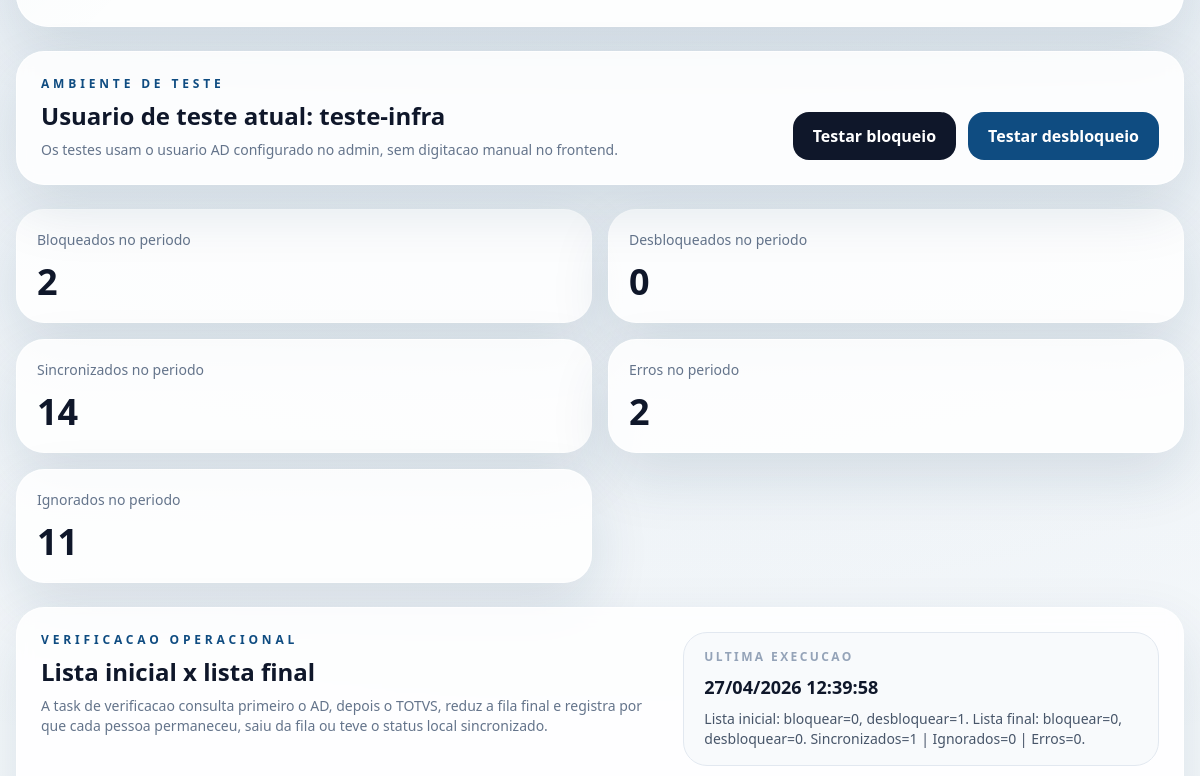
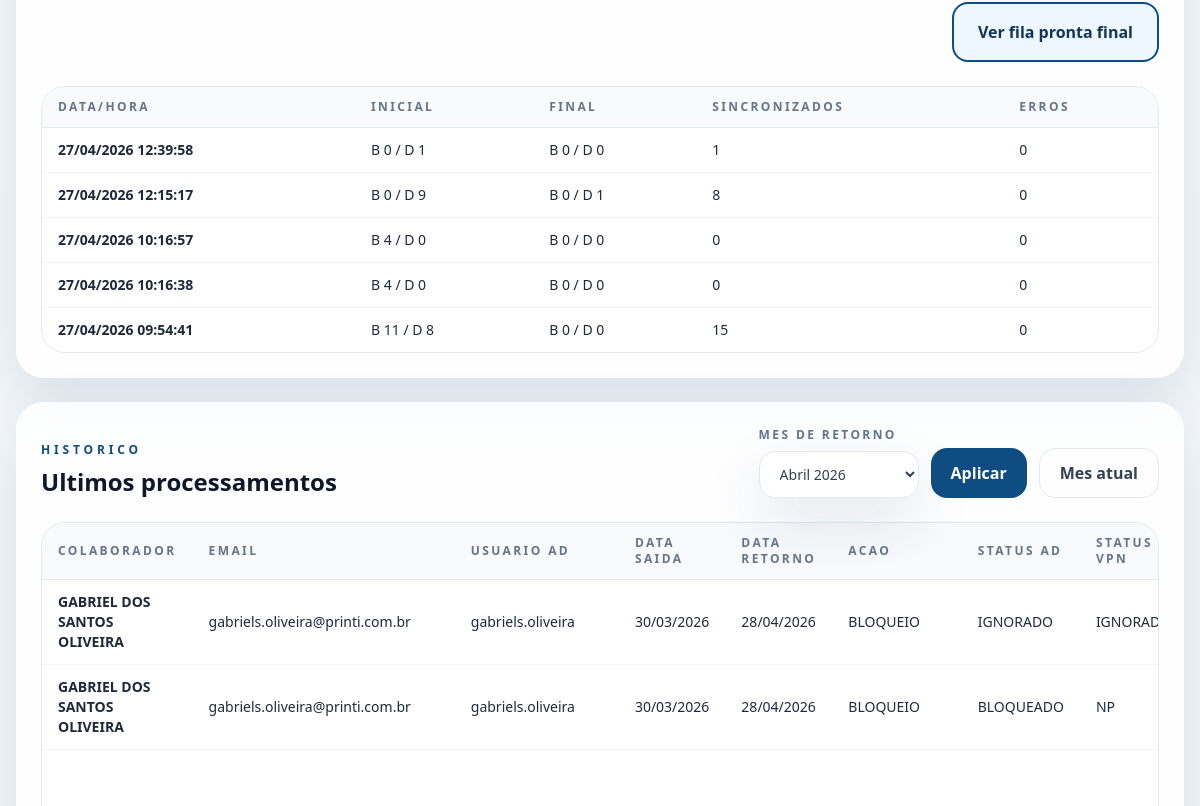
/block/ (signed in, middle part), run on an earlier commit of the app's database (2 pictures, top to bottom).
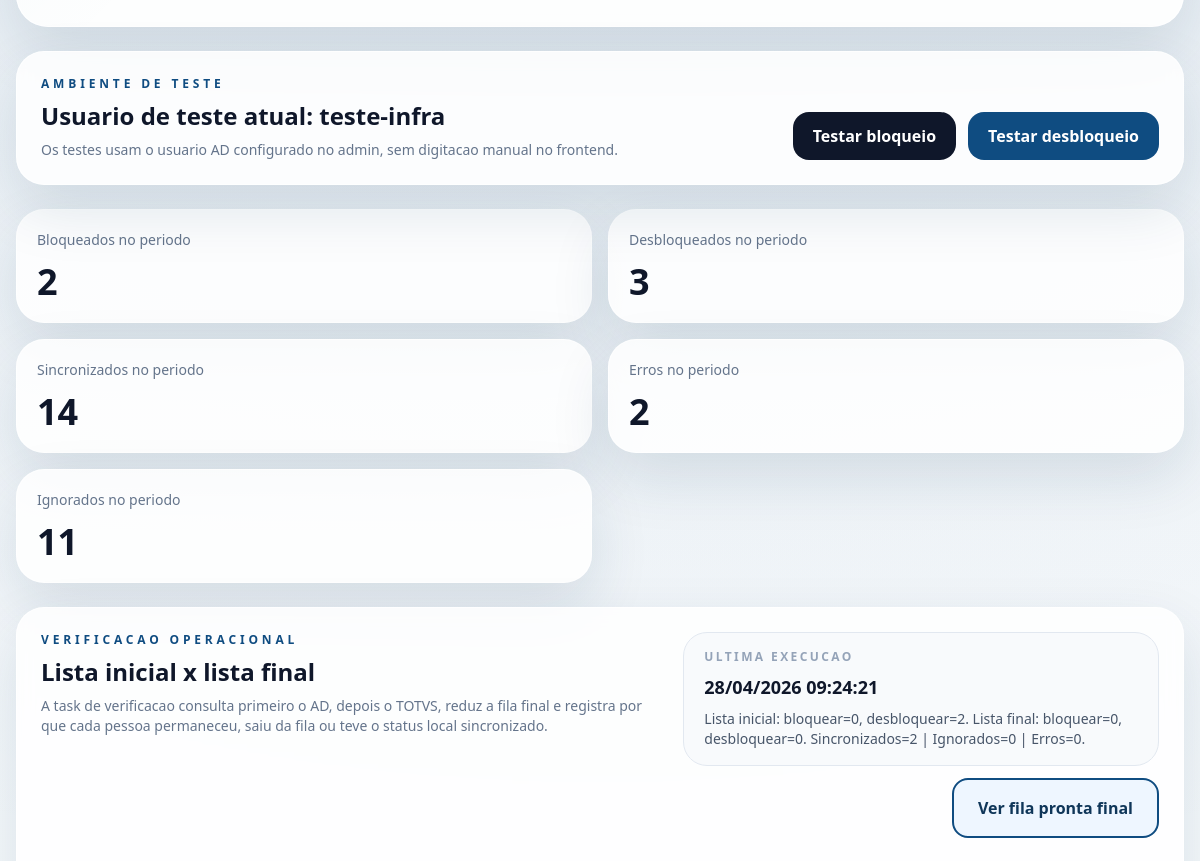
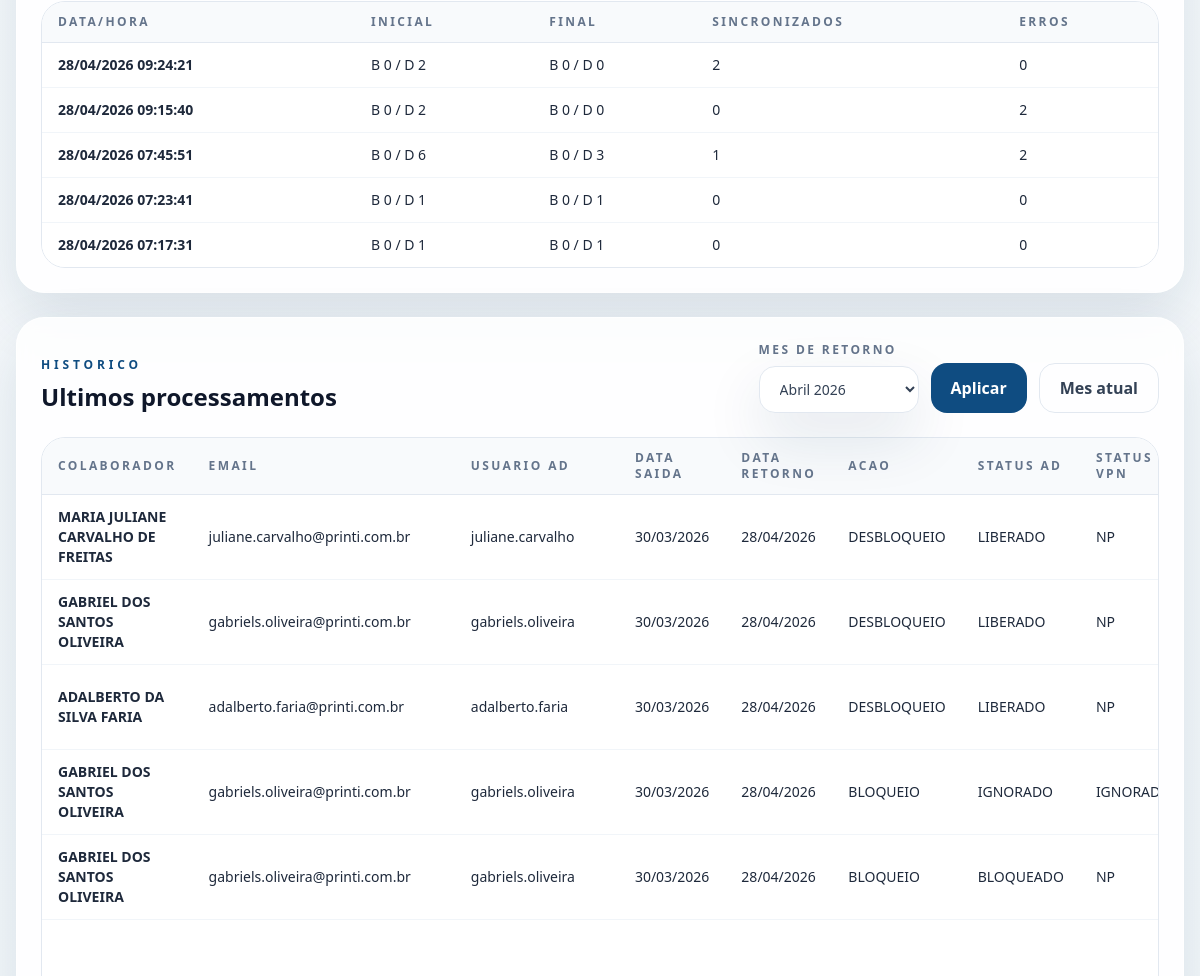
And on a later commit of the database (2 pictures, top to bottom).
### apps/block/models.py (models this page shows, shortened)
class BlockVerificationRun(models.Model):
    STATUS_SUCCESS = "SUCCESS"
    STATUS_ERROR = "ERROR"
    started_at = models.DateTimeField(auto_now_add=True, db_index=True)
    finished_at = models.DateTimeField(blank=True, null=True)
    status = models.CharField(max_length=20, default=STATUS_SUCCESS)
    total_inicial_bloqueio = models.PositiveIntegerField(default=0)
    total_inicial_desbloqueio = models.PositiveIntegerField(default=0)
    total_final_bloqueio = models.PositiveIntegerField(default=0)
    total_final_desbloqueio = models.PositiveIntegerField(default=0)
    total_sincronizados = models.PositiveIntegerField(default=0)
    total_ignorados = models.PositiveIntegerField(default=0)
    total_erros = models.PositiveIntegerField(default=0)
    summary_message = models.TextField(blank=True)
    class Meta:
        db_table = "block_verification_runs"
        ordering = ["-started_at"]
        verbose_name = "Verificação operacional do block"
        verbose_name_plural = "Verificações operacionais do block"

class BlockProcessing(models.Model):
    colaborador_id = models.IntegerField(db_index=True)
    usuario_ad = models.CharField(max_length=150, blank=True)
    email = models.EmailField(blank=True)
    acao = models.CharField(max_length=20)
    data_saida = models.DateField(blank=True, null=True)
    data_retorno = models.DateField(blank=True, null=True)
    ad_status = models.CharField(max_length=50, blank=True)
    vpn_status = models.CharField(max_length=50, blank=True)
    totvs_status = models.CharField(max_length=50, blank=True)
    resultado = models.CharField(max_length=20)
    mensagem = models.TextField(blank=True)
    executado_em = models.DateTimeField(auto_now_add=True, db_index=True)
    class Meta:
        db_table = "block_processings"
        ordering = ["-executado_em"]
        verbose_name = "Processamento Block"
        verbose_name_plural = "Processamentos Block"

### apps/people/models.py (models this page shows, shortened)
class Colaborador(models.Model):
    nome = models.CharField(max_length=255)
    email = models.EmailField(blank=True, null=True)
    login_ad = models.CharField(max_length=150, blank=True, null=True)
    departamento = models.CharField(max_length=255, blank=True, null=True)
    gestor = models.CharField(max_length=255, blank=True, null=True)
    ativo = models.BooleanField(default=True)
    created_at = models.DateTimeField(blank=True, null=True)
    updated_at = models.DateTimeField(blank=True, null=True)
    class Meta:
        managed = False
        db_table = "colaboradores"
        ordering = ["nome"]
        verbose_name = "Colaborador"
        verbose_name_plural = "Colaboradores"

### apps/block/views.py (the view)
@login_required
def index(request):
    service = BlockPreviewService()
    reference = request.GET.get("reference", "")
    context = service.dashboard_data_filtrada(reference=reference)
    return render(request, "block/index.html", context)

### apps/block/preview_service.py (called while the page is built)
    def _parse_reference(self, reference: str | None) -> tuple[int, int]:
        today = timezone.localdate()
        if not reference:
            return today.year, today.month
        try:
            year_str, month_str = reference.split("-", 1)
            year = int(year_str)
            month = int(month_str)
            if 1 <= month <= 12:
                return year, month
        except (TypeError, ValueError):
            pass
        return today.year, today.month

    def _referencias_retorno(self) -> list[dict]:
        labels = [
            "Janeiro",
            "Fevereiro",
            "Março",
            "Abril",
            "Maio",
            "Junho",
            "Julho",
            "Agosto",
            "Setembro",
            "Outubro",
            "Novembro",
            "Dezembro",
        ]
        return [
            {
                "value": f"{year:04d}-{month:02d}",
                "label": f"{labels[month - 1]} {year}",
            }
            for year, month in self.repository.listar_referencias_retorno(limit=12)
        ]

### apps/core/context_processors.py (called while the page is built)
def global_settings(request):
    return {"operational_settings": OperationalSettings.get_solo()}

### templates/block/index.html (shortened to what the changed rows need)
{% extends "base.html" %}
{% block content %}
<section class="space-y-6">
  <section class="grid gap-4 md:grid-cols-2 xl:grid-cols-5">
    <article class="rounded-[28px] border border-white/70 bg-white/85 p-5 shadow-soft">
      <p class="text-sm text-slate-500">Desbloqueados no periodo</p>
      <p class="mt-3 text-4xl font-black text-slate-900">{{ resumo.desbloqueados_periodo }}</p>
    </article>
  </section>
  <section class="rounded-[28px] border border-white/70 bg-white/85 p-6 shadow-soft backdrop-blur">
    <div class="flex flex-col gap-4 lg:flex-row lg:items-start lg:justify-between">
      <div class="flex flex-col gap-3 lg:items-end">
        {% if ultima_verificacao %}
          <div class="rounded-3xl border border-slate-200 bg-slate-50 px-5 py-4 text-sm text-slate-600">
            <p class="text-xs font-semibold uppercase tracking-[0.2em] text-slate-400">Ultima execucao</p>
            <p class="mt-2 text-lg font-bold text-slate-900">{{ ultima_verificacao.started_at|date:"d/m/Y H:i:s" }}</p>
            <p class="mt-2">{{ ultima_verificacao.summary_message }}</p>
          </div>
          <button
            class="w-full rounded-2xl border-2 border-brand-500 bg-brand-50 px-6 py-4 font-bold text-brand-700 transition hover:bg-brand-500 hover:text-white lg:w-auto"
            hx-get="{% url 'block:verification_modal' %}"
            hx-target="#block-preview-modal-root"
            hx-swap="innerHTML"
          >
            Ver fila pronta final
          </button>
        {% endif %}
      </div>
    </div>
    <div class="mt-6">
      <div class="overflow-x-auto rounded-3xl border border-slate-200">
        <table class="min-w-full divide-y divide-slate-200 text-sm">
          <thead class="bg-slate-50 text-left text-xs uppercase tracking-[0.2em] text-slate-500">
            <tr>
              <th class="px-4 py-3">Data/Hora</th>
              <th class="px-4 py-3">Inicial</th>
              <th class="px-4 py-3">Final</th>
              <th class="px-4 py-3">Sincronizados</th>
              <th class="px-4 py-3">Erros</th>
            </tr>
          </thead>
          <tbody class="divide-y divide-slate-100 bg-white">
            {% for run in ultimas_verificacoes %}
              <tr class="hover:bg-slate-50/80">
                <td class="px-4 py-3 font-semibold text-slate-800">{{ run.started_at|date:"d/m/Y H:i:s" }}</td>
                <td class="px-4 py-3">B {{ run.total_inicial_bloqueio }} / D {{ run.total_inicial_desbloqueio }}</td>
                <td class="px-4 py-3">B {{ run.total_final_bloqueio }} / D {{ run.total_final_desbloqueio }}</td>
                <td class="px-4 py-3">{{ run.total_sincronizados }}</td>
                <td class="px-4 py-3">{{ run.total_erros }}</td>
              </tr>
            {% empty %}
              <tr>
                <td colspan="5" class="px-4 py-8 text-center text-slate-500">Nenhuma verificacao operacional registrada ainda.</td>
              </tr>
            {% endfor %}
          </tbody>
        </table>
      </div>
    </div>
  </section>
  <section class="rounded-[28px] border border-white/70 bg-white/85 p-6 shadow-soft backdrop-blur">
    <div class="mt-6 overflow-x-auto rounded-3xl border border-slate-200">
      <table class="min-w-[1320px] divide-y divide-slate-200 text-sm">
        <thead class="bg-slate-50 text-left text-xs uppercase tracking-[0.2em] text-slate-500">
          <tr>
            <th class="px-4 py-3">Colaborador</th>
            <th class="px-4 py-3">Email</th>
            <th class="px-4 py-3">Usuario AD</th>
            <th class="px-4 py-3">Data saida</th>
            <th class="px-4 py-3">Data retorno</th>
            <th class="px-4 py-3">Acao</th>
            <th class="px-4 py-3">Status AD</th>
            <th class="px-4 py-3">Status VPN</th>
          </tr>
        </thead>
        <tbody class="divide-y divide-slate-100 bg-white">
          {% for row in ultimos_processamentos %}
            <tr class="hover:bg-slate-50/80">
              <td class="px-4 py-3 font-semibold text-slate-800">{{ row.colaborador }}</td>
              <td class="px-4 py-3">{{ row.email|default:"-" }}</td>
              <td class="px-4 py-3">{{ row.usuario_ad|default:"-" }}</td>
              <td class="px-4 py-3">{{ row.data_saida|date:"d/m/Y"|default:"-" }}</td>
              <td class="px-4 py-3">{{ row.data_retorno|date:"d/m/Y"|default:"-" }}</td>
              <td class="px-4 py-3">{{ row.acao_executada }}</td>
              <td class="px-4 py-3">{{ row.status_ad|default:"-" }}</td>
              <td class="px-4 py-3">{{ row.status_vpn|default:"-" }}</td>
            </tr>
          {% empty %}
            <tr>
              <td colspan="12" class="px-4 py-8 text-center text-slate-500">Nenhum processamento registrado ainda.</td>
            </tr>
          {% endfor %}
        </tbody>
      </table>
    </div>
  </section>
</section>
{% endblock %}

What changed in the data, as far as the page shows it:
no longer on this page (row unchanged): BlockVerificationRun: started_at "27/04/2026 12:39:58", summary_message "Lista inicial: bloquear=0, desbloquear=1. Lista final: bloquear=0, desbloquear=0. Sincronizados=1 | Ignorados=0 | Erros=0.", total_inicial_bloqueio "0", total_inicial_desbloqueio "1", total_final_bloqueio "0", total_final_desbloqueio "0", total_sincronizados "1", total_erros "0"
no longer on this page (row unchanged): BlockVerificationRun: started_at "27/04/2026 12:15:17", total_inicial_bloqueio "0", total_inicial_desbloqueio "9", total_final_bloqueio "0", total_final_desbloqueio "1", total_sincronizados "8", total_erros "0"
no longer on this page (row unchanged): BlockVerificationRun: started_at "27/04/2026 10:16:57", total_inicial_bloqueio "4", total_inicial_desbloqueio "0", total_final_bloqueio "0", total_final_desbloqueio "0", total_sincronizados "0", total_erros "0"
no longer on this page (row unchanged): BlockVerificationRun: started_at "27/04/2026 10:16:38", total_inicial_bloqueio "4", total_inicial_desbloqueio "0", total_final_bloqueio "0", total_final_desbloqueio "0", total_sincronizados "0", total_erros "0"
no longer on this page (row unchanged): BlockVerificationRun: started_at "27/04/2026 09:54:41", total_inicial_bloqueio "11", total_inicial_desbloqueio "8", total_final_bloqueio "0", total_final_desbloqueio "0", total_sincronizados "15", total_erros "0"
added BlockVerificationRun: started_at "28/04/2026 09:24:21", summary_message "Lista inicial: bloquear=0, desbloquear=2. Lista final: bloquear=0, desbloquear=0. Sincronizados=2 | Ignorados=0 | Erros=0.", total_inicial_bloqueio "0", total_inicial_desbloqueio "2", total_final_bloqueio "0", total_final_desbloqueio "0", total_sincronizados "2", total_erros "0"
added BlockVerificationRun: started_at "28/04/2026 09:15:40", total_inicial_bloqueio "0", total_inicial_desbloqueio "2", total_final_bloqueio "0", total_final_desbloqueio "0", total_sincronizados "0", total_erros "2"
added BlockVerificationRun: started_at "28/04/2026 07:45:51", total_inicial_bloqueio "0", total_inicial_desbloqueio "6", total_final_bloqueio "0", total_final_desbloqueio "3", total_sincronizados "1", total_erros "2"
added BlockVerificationRun: started_at "28/04/2026 07:23:41", total_inicial_bloqueio "0", total_inicial_desbloqueio "1", total_final_bloqueio "0", total_final_desbloqueio "1", total_sincronizados "0", total_erros "0"
added BlockVerificationRun: started_at "28/04/2026 07:17:31", total_inicial_bloqueio "0", total_inicial_desbloqueio "1", total_final_bloqueio "0", total_final_desbloqueio "1", total_sincronizados "0", total_erros "0"
now on this page (row unchanged): Colaborador: colaborador "MARIA JULIANE CARVALHO DE FREITAS"
added BlockProcessing: email "juliane.carvalho@printi.com.br", usuario_ad "juliane.carvalho", data_saida "30/03/2026", data_retorno "28/04/2026", acao_executada "DESBLOQUEIO", status_ad "LIBERADO", status_vpn "NP"
added BlockProcessing: email "gabriels.oliveira@printi.com.br", usuario_ad "gabriels.oliveira", data_saida "30/03/2026", data_retorno "28/04/2026", acao_executada "DESBLOQUEIO", status_ad "LIBERADO", status_vpn "NP"
now on this page (row unchanged): Colaborador: colaborador "ADALBERTO DA SILVA FARIA"
added BlockProcessing: email "adalberto.faria@printi.com.br", usuario_ad "adalberto.faria", data_saida "30/03/2026", data_retorno "28/04/2026", acao_executada "DESBLOQUEIO", status_ad "LIBERADO", status_vpn "NP"
Also different on the page:
{{ resumo.desbloqueados_periodo }}: "0" → "3"
new list line: "GABRIEL DOS SANTOS OLIVEIRA"
